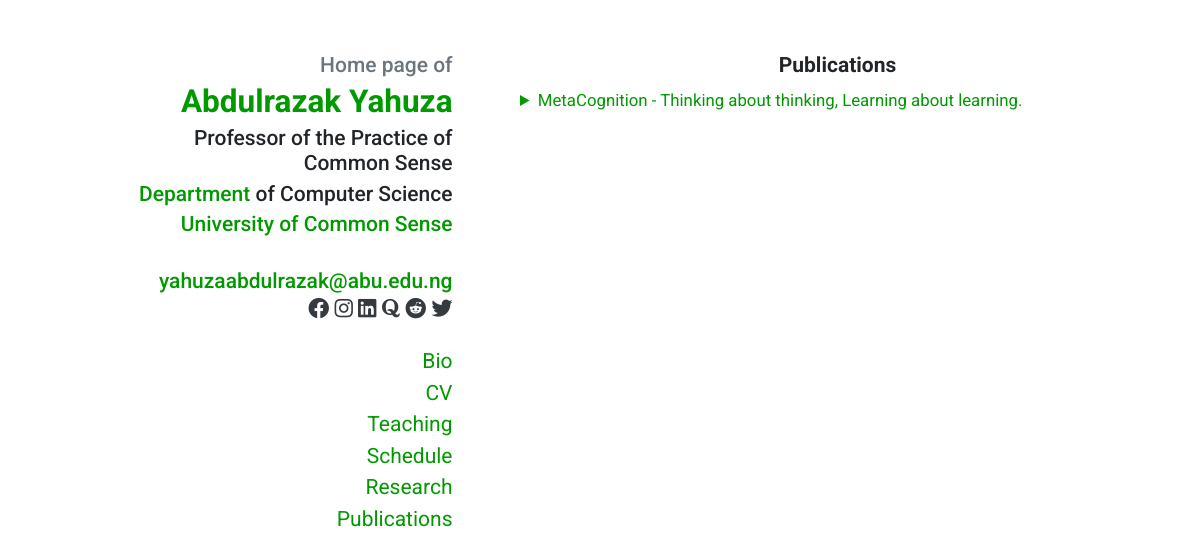
The page /staff/abdullyahuza/publications on the database its author committed.
### tables this page shows
CREATE TABLE `staff_details` (
  `id` int(11) NOT NULL,
  `user_id` int(11) NOT NULL,
  `title` varchar(20) DEFAULT NULL,
  `firstName` varchar(20) DEFAULT NULL,
  `middleName` varchar(20) DEFAULT NULL,
  `lastName` varchar(20) DEFAULT NULL,
  `email` varchar(50) DEFAULT NULL,
  `gsm` varchar(13) DEFAULT NULL,
  `department` varchar(50) DEFAULT NULL,
  `taking` varchar(50) DEFAULT NULL,
  `field` varchar(100) DEFAULT NULL,
  `bio` text DEFAULT NULL,
  `teaching` text DEFAULT NULL,
  `schedule` text DEFAULT NULL,
  `research` text DEFAULT NULL,
  `publications` text DEFAULT NULL,
  `img` varchar(20) DEFAULT NULL
);

### core/classes/Input.php (called while the page is built, shortened)
<?php
class Input {
    public static function get($item) {
        if (isset($_POST[$item])) {
            return $_POST[$item];
        } else if (isset($_GET[$item])) {
            return $_GET[$item];
        }
        return '';
    }
}

### core/classes/Config.php (called while the page is built)
<?php
class Config {
    public static function get($path = null) {
        if($path) {
            $config = $GLOBALS['config'];
            $path = explode('/', $path);
            foreach ($path as $bit) {
                if (isset($config[$bit])) {
                    $config = $config[$bit];
                }
            }
            return $config;
        }
        return false;
    }
}

### core/classes/DB.php (called while the page is built, shortened)
<?php
class DB {
    private static $_instance = null;
    private $_pdo,
            $_query,
            $_error = false,
            $_results,
            $_count = 0;
    private function __construct() {
        try {
            $this->_pdo = new PDO('mysql:host=' .Config::get('mysql/host'). ';dbname=' .Config::get('mysql/db'), Config::get('mysql/username'), Config::get('mysql/password'));
        } catch(PDOException $e) {
            die($e.getMessage());
        }
    }
    public static function getInstance() {
        if(!isset(self::$_instance)) {
            self::$_instance = new DB();
        }
        return self::$_instance;
    }
    public function query($sql, $params = array()) {
        $this->_error = false;
        if($this->_query = $this->_pdo->prepare($sql)) {
            $x = 1;
            if(count($params)) {
                foreach ($params as $param) {
                    $this->_query->bindValue($x, $param);
                    $x++;
                }
            }
            if($this->_query->execute()) {
                $this->_results = $this->_query->fetchAll(PDO::FETCH_OBJ);
                $this->_count = $this->_query->rowCount();
            } else {
                $this->_error = true;
            }
        }
        return $this;
    }
    public function action($action, $table, $where = array()) {
        if (count($where) === 3) {
            $operators = array('=','>','<','>=','<=');
            $field = $where[0];
            $operator = $where[1];
            $value = $where[2];
            if (in_array($operator, $operators)) {
                 $sql = "{$action} FROM {$table} WHERE {$field} {$operator} ?";
                 if (!$this->query($sql, array($value))->error()) {
                     return $this;
                 }
             }
        }
    }
    public function get($table, $where) {
        return $this->action('SELECT *', $table, $where);
    }
    public function results() {
        return $this->_results;
    }
    public function first() {
        return $this->results()[0];
    }
    public function error() {
        return $this->_error;
    }
    public function count() {
        return $this->_count;
    }
}

### core/classes/User.php (called while the page is built, shortened)
<?php
    class User {
        private $_db,
                $_data,
                $_sessionName,
                $_cookieName,
                $_isLoggedIn;
        public function __construct($user=null) {
            $this->_db = DB::getInstance();
            $this->_sessionName = Config::get('session/session_name');
            if (!$user) {
                if (Session::exists($this->_sessionName)) {
                    $user = Session::get($this->_sessionName);
                    if ($this->find($user)) {
                        $this->_isLoggedIn = true;
                    } else {
                    }
                }
            } else {
                $this->find($user);
            }
        }
        public function find($user = null) {
            if ($user) {
                $field = (is_numeric($user)) ? 'id' : 'username';
                $data = $this->_db->get('users', array($field, '=', $user));
                if ($data->count()) {
                    $this->_data = $data->first();
                    return true;
                }
            }
            return false;
        }
        public function exists() {
            return (!empty($this->_data)) ? true : false;
        }
        public function data() {
            return $this->_data;
        }
    }
 ?>

### core/functions/sanitize.php (called while the page is built)
<?php
function escape($string){
    return htmlentities($string, ENT_QUOTES, 'UTF-8');
}

### staff/publications.php (the view, shortened to what this page needs)
<?php
$username = Input::get('s');
if (!$username) {
    Redirect::to('../error/');
} else {
    $user = new User($username);
    if (!$user->exists()) {
        Redirect::to('../error/');
    } else {
        $data = $user->data();
        $sData = DB::getInstance()->get('staff_details',array('user_id', '=', $data->id))->first();
    ?>
    <?php include 'includes/pages/staff_header.php'; ?>
        <div class="container">
            <div class="row">
                <?php include 'includes/pages/staff_profile_sidebar.php' ?>
                <main class="col-md-7">
                    <h1 style="text-align: center;">Publications</h1>
                        <?php echo $sData->publications; ?>
                </main>
            </div>
        </div>
    <?php include 'includes/pages/staff_footer.php'; ?>
<?php
    }
}
?>

### staff/includes/pages/staff_profile_sidebar.php (shortened to what this page needs)
<aside class="col-md-5">
    <h2 class="mb-1 text-muted">Home page of <?php echo escape($sData->title); ?></h2>
    <h1 class="mb-1"><a href="../<?php echo escape($data->username); ?>/"><?php echo escape($sData->firstName)." ".escape($sData->middleName)." ".escape($sData->lastName); ?></a></h1>
    <h2 class="mb-1 pl-md-5"><?php echo escape($sData->field); ?></h2>
    <h2 class="mb-1 pl-md-5"><a href="../../departments">Department</a> of <?php echo escape($sData->department); ?></h2>
    <h3 class="mb-4"><a href="https://www.kadunapoly.edu.ng/">University of Common Sense</a></h3>
    <h3 class="mb-0"><a href="mailto:<?php echo escape($sData->email); ?>"><?php echo escape($sData->email); ?></a></h3>
    <p class="mb-0">
        <a class="text-dark" href="https://www.facebook.com/<?php echo escape($data->username); ?>"><i class="fab fa-facebook"></i></a>
        <a class="text-dark" href="https://www.instagram.com/<?php echo escape($data->username); ?>"><i class="fab fa-instagram"></i></a>
        <a class="text-dark" href="https://www.linkedin.com/in/<?php echo escape($data->username); ?>"><i class="fab fa-linkedin"></i></a>
        <a class="text-dark" href="https://www.quora.com/profile/<?php echo escape($data->username); ?>"><i class="fab fa-quora"></i></a>
        <a class="text-dark" href="https://www.reddit.com/user/<?php echo escape($data->username); ?>"><i class="fab fa-reddit"></i></a>
        <a class="text-dark" href="https://twitter.com/<?php echo escape($data->username); ?>"><i class="fab fa-twitter"></i></a>
    </p>
    <nav class="d-block mb-4 p-0 navbar navbar-expand-md navbar-light">
        <div class="collapse navbar-collapse" id="navbar">
            <ul class="flex-column ml-md-auto mt-3 nav">
                <li class="nav-item">
                    <a class="nav-link p-0" href="../<?php echo escape($data->username); ?>/bio">Bio</a>
                </li>
                <li class="nav-item">
                    <a class="nav-link p-0" href="../<?php echo escape($data->username); ?>/cv">CV</a>
                </li>
                <li class="nav-item">
                    <a class="nav-link p-0" href="../<?php echo escape($data->username); ?>/teaching">Teaching</a>
                </li>
                <li class="nav-item">
                    <a class="nav-link p-0" href="../<?php echo escape($data->username); ?>/schedule">Schedule</a>
                </li>
                <li class="nav-item">
                    <a class="nav-link p-0" href="../<?php echo escape($data->username); ?>/research">Research</a>
                </li>
                <li class="nav-item">
                    <a class="nav-link p-0" href="../<?php echo escape($data->username); ?>/publications">Publications</a>
                </li>
            </ul>
        </div>
    </nav>
</aside>

### staff/all.css (style rules this page uses)
.fa,.fab,.fad,.fal,.far,.fas { -moz-osx-font-smoothing:grayscale;-webkit-font-smoothing:antialiased;display:inline-block;font-style:normal;font-variant:normal;text-rendering:auto;line-height:1 }
.fa-facebook:before { content:"\f09a" }
.fa-instagram:before { content:"\f16d" }
.fa-linkedin:before { content:"\f08c" }
.fa-quora:before { content:"\f2c4" }
.fa-reddit:before { content:"\f1a1" }
.fa-twitter:before { content:"\f099" }
.fab { font-family:"Font Awesome 5 Brands" }
.fab,.far { font-weight:400 }

### rows shown on the page
staff_details: firstName "Abdulrazak", lastName "Yahuza", field "Professor of the Practice of Common Sense", department "Computer Science", email "yahuzaabdulrazak@abu.edu.ng", publications "MetaCognition - Thinking about thinking, Learning about learning."
